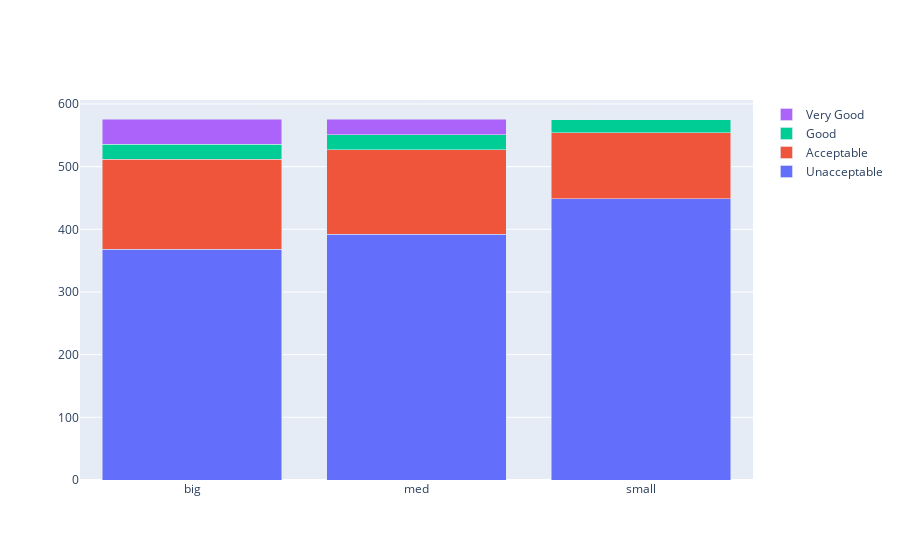

Notebook code cell kept with this figure:
### Markdown cell above
**Gráfico "Porta-malas vs avaliação"**

### Code cell
configure_plotly_browser_state()
data = [
    go.Bar(
        x=a[4].index, # assign x as the dataframe column 'x'
        y=lb['unacc'],
        name='Unacceptable'
    ),
    go.Bar(
        x=a[4].index,
        y=lb['acc'],
        name='Acceptable'
    ),
    go.Bar(
        x=a[4].index,
        y=lb['good'],
        name='Good'
    ),
    go.Bar(
        x=a[4].index,
        y=lb['vgood'],
        name='Very Good'
    )

]

layout = go.Layout(
    barmode='stack',
    #title='Porta-malas vs avaliação'
)

fig = go.Figure(data=data, layout=layout)
print("\n\n\t\t\t\tPorta-malas vs avaliação")
py.iplot(fig, filename='cars_donut')

### Figure 1 — Plotly figure (JSON) as saved in the notebook; plotly's stock layout.template omitted (floating-point values rounded to 4 significant figures)
{"data": [{"y": [368, 392, 449], "x": ["big", "med", "small"], "type": "bar", "name": "Unacceptable"}, {"y": [144, 135, 105], "x": ["big", "med", "small"], "type": "bar", "name": "Acceptable"}, {"y": [24, 24, 21], "x": ["big", "med", "small"], "type": "bar", "name": "Good"}, {"y": [40, 25, 0], "x": ["big", "med", "small"], "type": "bar", "name": "Very Good"}], "layout": {"barmode": "stack"}}
